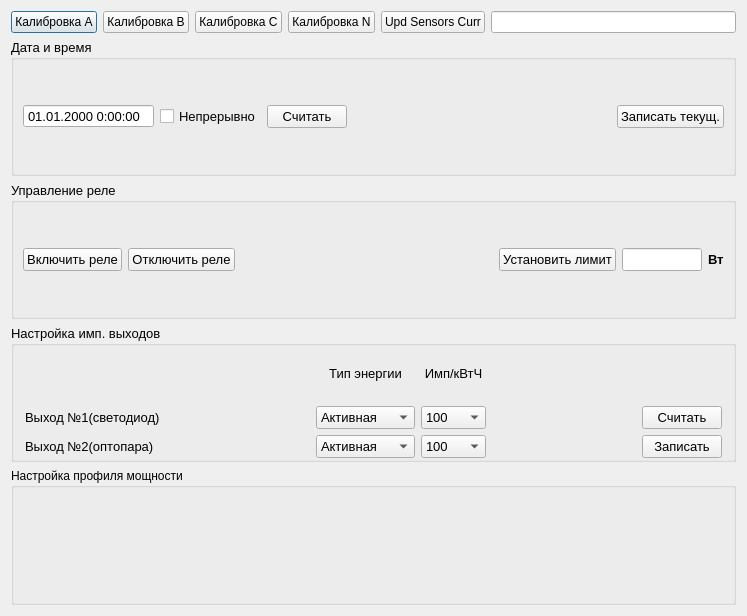
<?xml version="1.0" encoding="UTF-8"?>
<ui version="4.0">
 <class>Par_edit</class>
 <widget class="QDialog" name="Par_edit">
  <property name="geometry">
   <rect>
    <x>0</x>
    <y>0</y>
    <width>747</width>
    <height>616</height>
   </rect>
  </property>
  <property name="windowTitle">
   <string>Dialog</string>
  </property>
  <layout class="QGridLayout" name="gridLayout_2">
   <item row="5" column="0" colspan="2">
    <widget class="QGroupBox" name="groupBox_settings_profile_power">
     <property name="title">
      <string>Настройка профиля мощности</string>
     </property>
     <layout class="QVBoxLayout" name="verticalLayout_settings_profile_power"/>
    </widget>
   </item>
   <item row="1" column="0">
    <layout class="QHBoxLayout" name="horizontalLayout_2">
     <item>
      <widget class="QPushButton" name="pushButton_calibr_A">
       <property name="text">
        <string>Калибровка A</string>
       </property>
      </widget>
     </item>
     <item>
      <widget class="QPushButton" name="pushButton_calibr_B">
       <property name="text">
        <string>Калибровка B</string>
       </property>
      </widget>
     </item>
     <item>
      <widget class="QPushButton" name="pushButton_calibr_C">
       <property name="text">
        <string>Калибровка C</string>
       </property>
      </widget>
     </item>
     <item>
      <widget class="QPushButton" name="pushButton_calibr_N">
       <property name="text">
        <string>Калибровка N</string>
       </property>
      </widget>
     </item>
    </layout>
   </item>
   <item row="1" column="1">
    <layout class="QHBoxLayout" name="horizontalLayout">
     <item>
      <widget class="QPushButton" name="pushButton_upd_sensors">
       <property name="text">
        <string>Upd Sensors Curr</string>
       </property>
       <property name="checkable">
        <bool>true</bool>
       </property>
      </widget>
     </item>
     <item>
      <widget class="QLineEdit" name="lineEdit_sensors"/>
     </item>
    </layout>
   </item>
   <item row="3" column="0" colspan="2">
    <widget class="QGroupBox" name="horizontalGroupBox_6">
     <property name="font">
      <font>
       <pointsize>10</pointsize>
      </font>
     </property>
     <property name="title">
      <string>Управление реле</string>
     </property>
     <layout class="QHBoxLayout" name="horizontalLayout_14">
      <item>
       <widget class="QPushButton" name="pushButton_6">
        <property name="maximumSize">
         <size>
          <width>150</width>
          <height>16777215</height>
         </size>
        </property>
        <property name="font">
         <font>
          <pointsize>10</pointsize>
         </font>
        </property>
        <property name="text">
         <string>Включить реле</string>
        </property>
       </widget>
      </item>
      <item>
       <widget class="QPushButton" name="pushButton_5">
        <property name="maximumSize">
         <size>
          <width>150</width>
          <height>16777215</height>
         </size>
        </property>
        <property name="font">
         <font>
          <pointsize>10</pointsize>
         </font>
        </property>
        <property name="text">
         <string>Отключить реле</string>
        </property>
       </widget>
      </item>
      <item>
       <spacer name="horizontalSpacer_2">
        <property name="orientation">
         <enum>Qt::Horizontal</enum>
        </property>
        <property name="sizeHint" stdset="0">
         <size>
          <width>40</width>
          <height>20</height>
         </size>
        </property>
       </spacer>
      </item>
      <item>
       <widget class="QPushButton" name="pushButton_7">
        <property name="maximumSize">
         <size>
          <width>150</width>
          <height>16777215</height>
         </size>
        </property>
        <property name="font">
         <font>
          <pointsize>10</pointsize>
         </font>
        </property>
        <property name="text">
         <string>Установить лимит</string>
        </property>
       </widget>
      </item>
      <item>
       <widget class="QLineEdit" name="lineEdit">
        <property name="minimumSize">
         <size>
          <width>80</width>
          <height>0</height>
         </size>
        </property>
        <property name="maximumSize">
         <size>
          <width>80</width>
          <height>16777215</height>
         </size>
        </property>
       </widget>
      </item>
      <item>
       <widget class="QLabel" name="label_31">
        <property name="sizePolicy">
         <sizepolicy hsizetype="Minimum" vsizetype="Minimum">
          <horstretch>0</horstretch>
          <verstretch>0</verstretch>
         </sizepolicy>
        </property>
        <property name="minimumSize">
         <size>
          <width>0</width>
          <height>0</height>
         </size>
        </property>
        <property name="font">
         <font>
          <pointsize>10</pointsize>
          <weight>75</weight>
          <bold>true</bold>
         </font>
        </property>
        <property name="text">
         <string>Вт</string>
        </property>
       </widget>
      </item>
     </layout>
    </widget>
   </item>
   <item row="4" column="0" colspan="2">
    <widget class="QGroupBox" name="gridGroupBox">
     <property name="font">
      <font>
       <pointsize>10</pointsize>
      </font>
     </property>
     <property name="title">
      <string>Настройка имп. выходов</string>
     </property>
     <layout class="QGridLayout" name="gridLayout">
      <property name="leftMargin">
       <number>11</number>
      </property>
      <property name="topMargin">
       <number>1</number>
      </property>
      <property name="rightMargin">
       <number>11</number>
      </property>
      <property name="bottomMargin">
       <number>1</number>
      </property>
      <item row="1" column="0">
       <widget class="QLabel" name="label_32">
        <property name="font">
         <font>
          <pointsize>10</pointsize>
          <weight>50</weight>
          <bold>false</bold>
         </font>
        </property>
        <property name="text">
         <string>Выход №1(светодиод)</string>
        </property>
       </widget>
      </item>
      <item row="2" column="4">
       <spacer name="horizontalSpacer_4">
        <property name="orientation">
         <enum>Qt::Horizontal</enum>
        </property>
        <property name="sizeHint" stdset="0">
         <size>
          <width>40</width>
          <height>20</height>
         </size>
        </property>
       </spacer>
      </item>
      <item row="1" column="1">
       <spacer name="horizontalSpacer_5">
        <property name="orientation">
         <enum>Qt::Horizontal</enum>
        </property>
        <property name="sizeHint" stdset="0">
         <size>
          <width>40</width>
          <height>20</height>
         </size>
        </property>
       </spacer>
      </item>
      <item row="1" column="2">
       <widget class="QComboBox" name="comboBox">
        <item>
         <property name="text">
          <string>Активная</string>
         </property>
        </item>
        <item>
         <property name="text">
          <string>Реактивная</string>
         </property>
        </item>
       </widget>
      </item>
      <item row="1" column="3">
       <widget class="QComboBox" name="comboBox_2">
        <item>
         <property name="text">
          <string>100</string>
         </property>
        </item>
        <item>
         <property name="text">
          <string>500</string>
         </property>
        </item>
        <item>
         <property name="text">
          <string>1000</string>
         </property>
        </item>
        <item>
         <property name="text">
          <string>1600</string>
         </property>
        </item>
        <item>
         <property name="text">
          <string>2000</string>
         </property>
        </item>
        <item>
         <property name="text">
          <string>5000</string>
         </property>
        </item>
        <item>
         <property name="text">
          <string>10000</string>
         </property>
        </item>
        <item>
         <property name="text">
          <string>20000</string>
         </property>
        </item>
       </widget>
      </item>
      <item row="2" column="0">
       <widget class="QLabel" name="label_33">
        <property name="font">
         <font>
          <pointsize>10</pointsize>
          <weight>50</weight>
          <bold>false</bold>
         </font>
        </property>
        <property name="text">
         <string>Выход №2(оптопара)</string>
        </property>
       </widget>
      </item>
      <item row="2" column="2">
       <widget class="QComboBox" name="comboBox_3">
        <item>
         <property name="text">
          <string>Активная</string>
         </property>
        </item>
        <item>
         <property name="text">
          <string>Реактивная</string>
         </property>
        </item>
       </widget>
      </item>
      <item row="2" column="5">
       <widget class="QPushButton" name="pushButton_8">
        <property name="maximumSize">
         <size>
          <width>100</width>
          <height>16777215</height>
         </size>
        </property>
        <property name="text">
         <string>Записать</string>
        </property>
       </widget>
      </item>
      <item row="0" column="2">
       <widget class="QLabel" name="label_34">
        <property name="font">
         <font>
          <pointsize>10</pointsize>
          <weight>50</weight>
          <bold>false</bold>
         </font>
        </property>
        <property name="frameShape">
         <enum>QFrame::NoFrame</enum>
        </property>
        <property name="frameShadow">
         <enum>QFrame::Plain</enum>
        </property>
        <property name="lineWidth">
         <number>1</number>
        </property>
        <property name="text">
         <string>Тип энергии</string>
        </property>
        <property name="alignment">
         <set>Qt::AlignCenter</set>
        </property>
       </widget>
      </item>
      <item row="1" column="5">
       <widget class="QPushButton" name="pushButton_9">
        <property name="maximumSize">
         <size>
          <width>100</width>
          <height>16777215</height>
         </size>
        </property>
        <property name="text">
         <string>Считать</string>
        </property>
       </widget>
      </item>
      <item row="0" column="3">
       <widget class="QLabel" name="label_35">
        <property name="font">
         <font>
          <pointsize>10</pointsize>
          <weight>50</weight>
          <bold>false</bold>
         </font>
        </property>
        <property name="frameShape">
         <enum>QFrame::NoFrame</enum>
        </property>
        <property name="frameShadow">
         <enum>QFrame::Plain</enum>
        </property>
        <property name="lineWidth">
         <number>1</number>
        </property>
        <property name="text">
         <string>Имп/кВтЧ</string>
        </property>
        <property name="alignment">
         <set>Qt::AlignCenter</set>
        </property>
       </widget>
      </item>
      <item row="2" column="3">
       <widget class="QComboBox" name="comboBox_4">
        <item>
         <property name="text">
          <string>100</string>
         </property>
        </item>
        <item>
         <property name="text">
          <string>500</string>
         </property>
        </item>
        <item>
         <property name="text">
          <string>1000</string>
         </property>
        </item>
        <item>
         <property name="text">
          <string>1600</string>
         </property>
        </item>
        <item>
         <property name="text">
          <string>2000</string>
         </property>
        </item>
        <item>
         <property name="text">
          <string>5000</string>
         </property>
        </item>
        <item>
         <property name="text">
          <string>10000</string>
         </property>
        </item>
        <item>
         <property name="text">
          <string>20000</string>
         </property>
        </item>
       </widget>
      </item>
     </layout>
    </widget>
   </item>
   <item row="2" column="0" colspan="2">
    <widget class="QGroupBox" name="horizontalGroupBox_6">
     <property name="font">
      <font>
       <pointsize>10</pointsize>
      </font>
     </property>
     <property name="title">
      <string>Дата и время</string>
     </property>
     <layout class="QHBoxLayout" name="horizontalLayout_13">
      <item>
       <widget class="QDateTimeEdit" name="dateTimeEdit">
        <property name="font">
         <font>
          <pointsize>10</pointsize>
         </font>
        </property>
        <property name="wrapping">
         <bool>false</bool>
        </property>
        <property name="frame">
         <bool>true</bool>
        </property>
        <property name="readOnly">
         <bool>true</bool>
        </property>
        <property name="buttonSymbols">
         <enum>QAbstractSpinBox::NoButtons</enum>
        </property>
        <property name="displayFormat">
         <string>dd.MM.yyyy H:mm:ss</string>
        </property>
       </widget>
      </item>
      <item>
       <widget class="QCheckBox" name="checkBox_3">
        <property name="font">
         <font>
          <pointsize>10</pointsize>
         </font>
        </property>
        <property name="text">
         <string>Непрерывно</string>
        </property>
       </widget>
      </item>
      <item>
       <widget class="QPushButton" name="pushButton_4">
        <property name="maximumSize">
         <size>
          <width>100</width>
          <height>16777215</height>
         </size>
        </property>
        <property name="font">
         <font>
          <pointsize>10</pointsize>
         </font>
        </property>
        <property name="text">
         <string>Считать</string>
        </property>
       </widget>
      </item>
      <item>
       <spacer name="horizontalSpacer">
        <property name="orientation">
         <enum>Qt::Horizontal</enum>
        </property>
        <property name="sizeHint" stdset="0">
         <size>
          <width>40</width>
          <height>20</height>
         </size>
        </property>
       </spacer>
      </item>
      <item>
       <widget class="QPushButton" name="pushButton_3">
        <property name="maximumSize">
         <size>
          <width>150</width>
          <height>16777215</height>
         </size>
        </property>
        <property name="font">
         <font>
          <pointsize>10</pointsize>
         </font>
        </property>
        <property name="text">
         <string>Записать текущ.</string>
        </property>
       </widget>
      </item>
     </layout>
    </widget>
   </item>
  </layout>
 </widget>
 <resources/>
 <connections/>
</ui>
